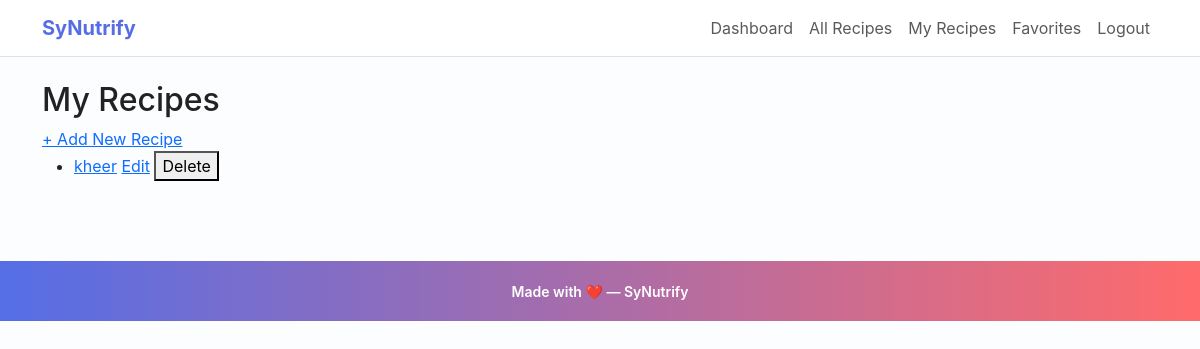
The app's page /my_recipes (signed in), older data.
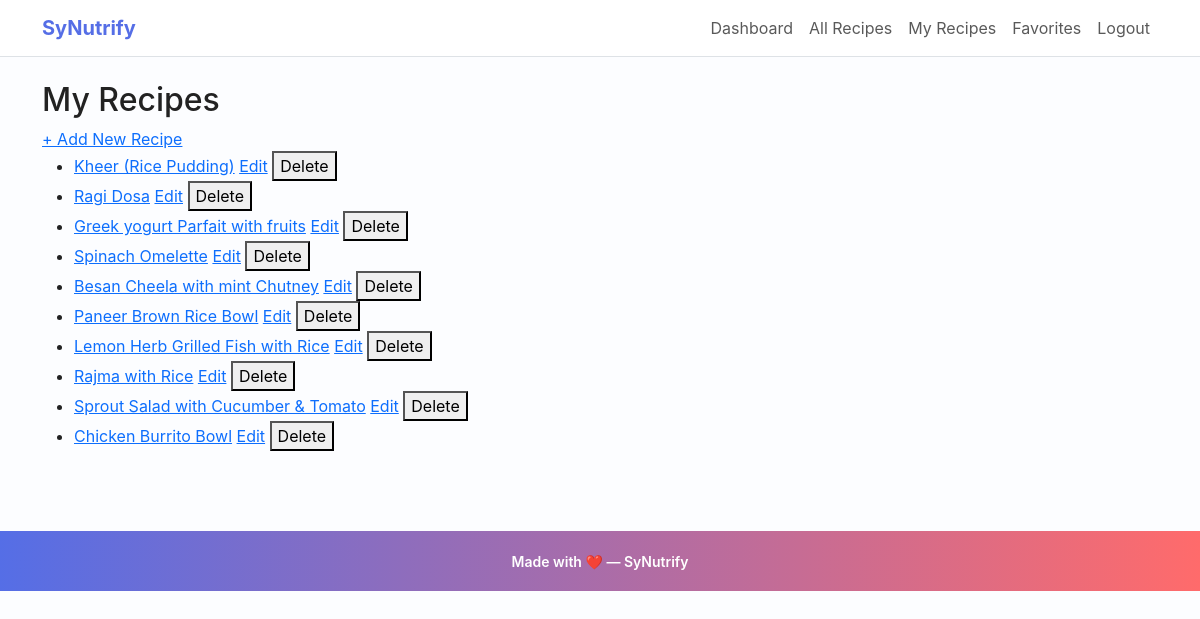
The same page, newer data.
### app.py (models this page shows)
class Recipe(db.Model):
    id = db.Column(db.Integer, primary_key=True)
    title = db.Column(db.String(150), nullable=False)
    image_url = db.Column(db.String(300))        # New: for recipe image
    ingredients = db.Column(db.Text, nullable=False)
    calories = db.Column(db.Float)
    proteins = db.Column(db.Float)
    fats = db.Column(db.Float)
    carbs = db.Column(db.Float)
    fibers = db.Column(db.Float)
    instructions = db.Column(db.Text, nullable=False)
    youtube_url = db.Column(db.String(300))
    user_id = db.Column(db.Integer, db.ForeignKey("user.id"), nullable=False)
    ratings = db.relationship("Rating", backref="recipe", lazy=True ,cascade="all, delete-orphan")
    comments = db.relationship("Comment", backref="recipe", lazy=True , cascade="all, delete-orphan")

### app.py (the view)
@app.route("/my_recipes")
@login_required
def my_recipes():
    user_recipes = Recipe.query.filter_by(user_id=current_user.id).all()
    return render_template("my_recipes.html", recipes=user_recipes)

### app.py (called while the page is built)
@app.context_processor
def inject_csrf_token():
    return dict(csrf_token=generate_csrf)

@login_manager.user_loader
def load_user(user_id):
    return User.query.get(int(user_id))

### templates/my_recipes.html (shortened to what this page needs)
{% extends "base.html" %}
{% block content %}
<h2>My Recipes</h2>
<a href="{{ url_for('add_recipe') }}">+ Add New Recipe</a>
<ul>
    {% for r in recipes %}
    <li>
        <a href="{{ url_for('recipe_detail', recipe_id=r.id) }}">{{ r.title }}</a>
        <a href="{{ url_for('edit_recipe', recipe_id=r.id) }}">Edit</a>
        <form action="{{ url_for('delete_recipe', recipe_id=r.id) }}" method="POST" style="display:inline" onsubmit="return confirm('Are you sure you want to delete this recipe?');">
            <button type="submit">Delete</button>
        </form>
    </li>
    {% else %}
    <li>You have not added any recipes yet.</li>
    {% endfor %}
</ul>
{% endblock %}

### templates/base.html (shortened to what this page needs)
<!doctype html>
<html lang="en">
  <head>
    <link href="https://cdn.jsdelivr.net/npm/bootstrap@5.3.0/dist/css/bootstrap.min.css" rel="stylesheet">
    <link rel="stylesheet" href="{{ url_for('static', filename='css/style.css') }}">
  </head>
  <body>
    <nav class="navbar navbar-expand-lg navbar-light bg-white border-bottom">
      <div class="container">
  <a class="navbar-brand" href="{{ url_for('index') }}">SyNutrify</a>
        <div class="collapse navbar-collapse" id="navCollapse">
          <ul class="navbar-nav ms-auto">
            {% if current_user.is_authenticated %}
              <li class="nav-item"><a class="nav-link" href="{{ url_for('dashboard') }}">Dashboard</a></li>
              <li class="nav-item"><a class="nav-link" href="{{ url_for('recipes') }}">All Recipes</a></li>
              <li class="nav-item"><a class="nav-link" href="{{ url_for('my_recipes') }}">My Recipes</a></li>
              <li class="nav-item"><a class="nav-link" href="{{ url_for('favorites') }}">Favorites</a></li>
              <li class="nav-item"><a class="nav-link" href="{{ url_for('logout') }}">Logout</a></li>
            {% else %}
              <li class="nav-item"><a class="nav-link" href="{{ url_for('login') }}">Login</a></li>
              <li class="nav-item"><a class="nav-link" href="{{ url_for('register') }}">Register</a></li>
            {% endif %}
          </ul>
        </div>
      </div>
    </nav>
    <div class="container py-4">
      {% block content %}{% endblock %}
    </div>
    <footer class="footer">
      <div class="container">
  <small>Made with ❤️ — SyNutrify</small>
      </div>
    </footer>
  </body>
</html>

### static/css/style.css (style rules this page uses)
body { background-color: #f7f8fb; color: #333; }
.navbar-brand { font-weight: 700; }
.footer { margin-top:40px; padding:20px 0; text-align:center; color:#777; }
:root { --primary:#ff6b6b; --accent:#556ee6; --muted:#6c757d; --card-bg:#ffffff; --page-bg:#fcfdff; }
body { background-color: var(--page-bg); color: #222; font-family: Inter, system-ui, -apple-system, 'Segoe UI', Roboto, 'Helvetica Neue', Arial; }
.navbar-brand { font-weight: 700; color: var(--accent) !important; }
.footer { margin-top:40px; padding:18px 0; text-align:center; color:#fff; background: linear-gradient(90deg,var(--accent), var(--primary)); }
.footer small { font-weight:600; }

Row changes from the older to the newer data that the page shows:
removed Recipe: title "kheer"
added Recipe: title "Kheer (Rice Pudding)"
added Recipe: title "Ragi Dosa"
added Recipe: title "Greek yogurt Parfait with fruits"
added Recipe: title "Spinach Omelette"
added Recipe: title "Besan Cheela with mint Chutney"
added Recipe: title "Paneer Brown Rice Bowl"
added Recipe: title "Lemon Herb Grilled Fish with Rice"
added Recipe: title "Rajma with Rice"
added Recipe: title "Sprout Salad with Cucumber & Tomato"
added Recipe: title "Chicken Burrito Bowl"
